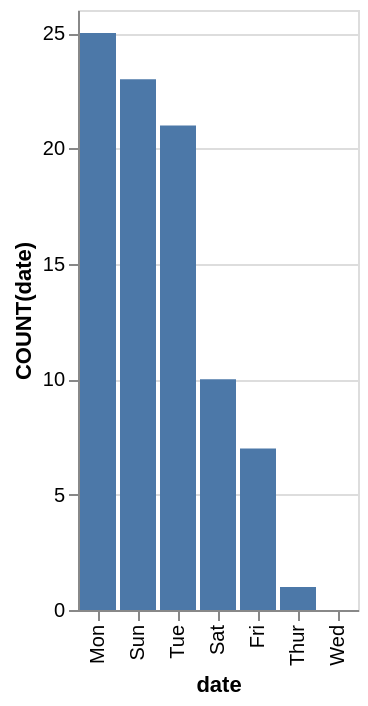

Specify this chart in Vega-Lite:
### Vega-Lite specification from a JSON file in a GitHub repository (floating-point values rounded to 4 significant figures)
{"data": {"values": [{"x_data": "Mon", "y_data": 25}, {"x_data": "Sun", "y_data": 23}, {"x_data": "Tue", "y_data": 21}, {"x_data": "Sat", "y_data": 10}, {"x_data": "Fri", "y_data": 7}, {"x_data": "Thur", "y_data": 1}, {"x_data": "Wed", "y_data": 0}]}, "mark": "bar", "encoding": {"x": {"field": "x_data", "type": "nominal", "title": "date", "sort": {"op": "sum", "field": "y_data", "order": "descending"}}, "y": {"field": "y_data", "type": "quantitative", "title": "COUNT(date)"}}}
